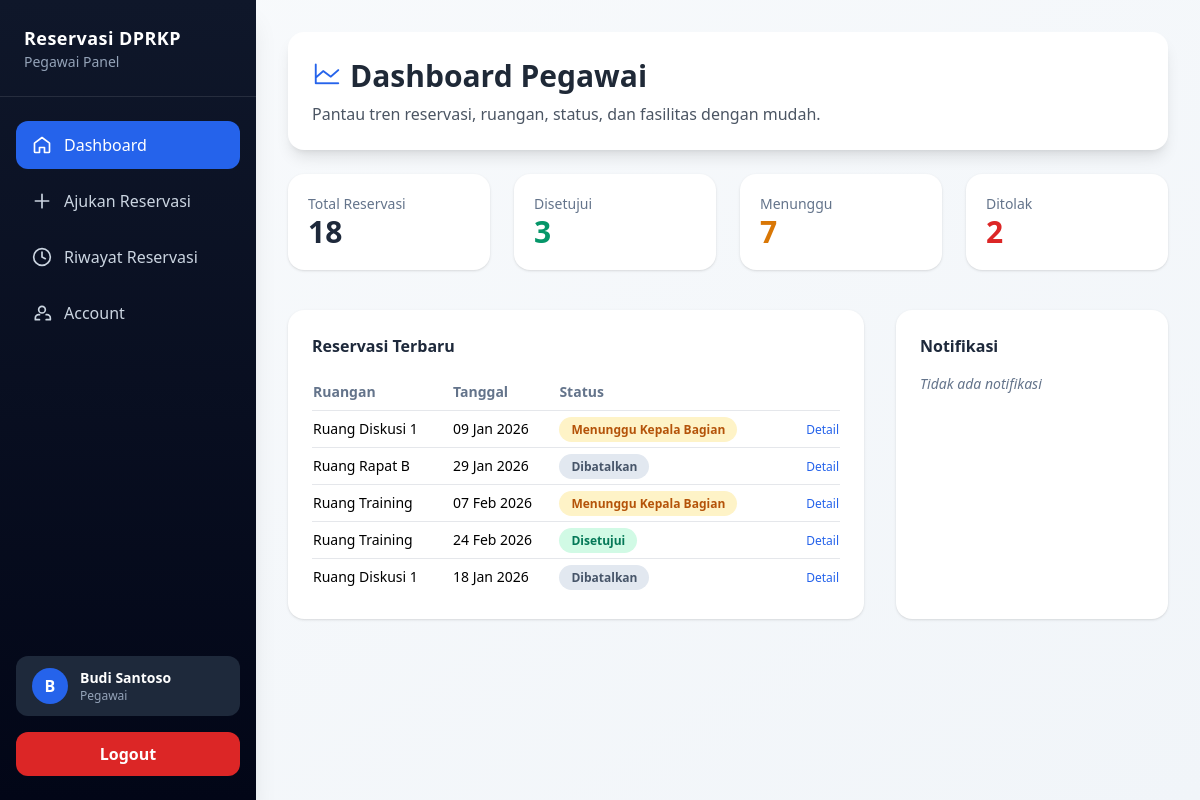
/pegawai/dashboard.php (signed in), run on an earlier commit of the app's database.
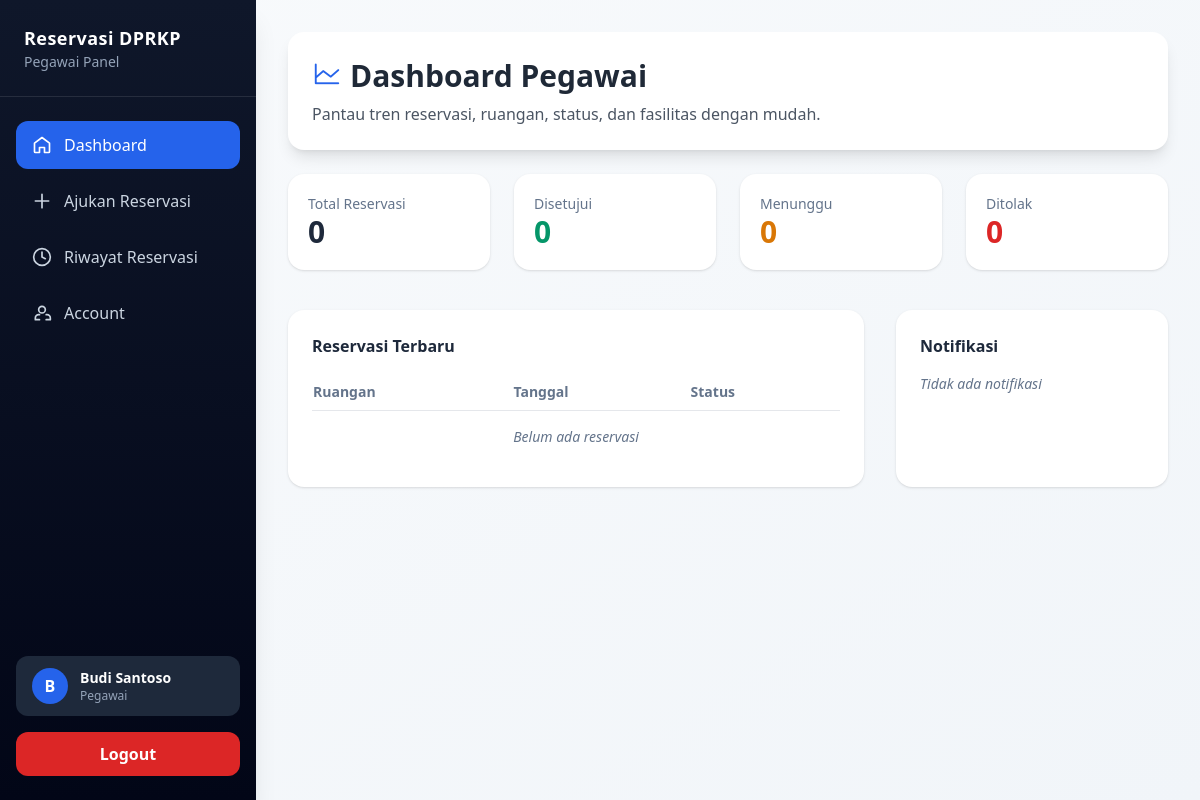
And on a later commit of the database.
### tables this page shows
CREATE TABLE reservasi (
  id INT UNSIGNED AUTO_INCREMENT PRIMARY KEY,
  user_id INT UNSIGNED NOT NULL,
  ruangan_id INT UNSIGNED NOT NULL,
  tanggal DATE NOT NULL,
  jam_mulai TIME NOT NULL,
  jam_selesai TIME NOT NULL,
  keperluan TEXT NOT NULL,
  jumlah_peserta INT,
  surat_pengantar VARCHAR(255) NOT NULL,
  status ENUM(
    'Menunggu Admin',
    'Menunggu Kepala Bagian',
    'Disetujui',
    'Ditolak',
    'Dibatalkan'
  ) DEFAULT 'Menunggu Admin',
  alasan_tolak TEXT,
  kabag_id INT UNSIGNED NULL,
  ttd_kabag VARCHAR(255) NULL,
  created_at TIMESTAMP DEFAULT CURRENT_TIMESTAMP,
  FOREIGN KEY (user_id) REFERENCES users(id),
  FOREIGN KEY (kabag_id) REFERENCES users(id),
  FOREIGN KEY (ruangan_id) REFERENCES ruangan(id)
);

CREATE TABLE ruangan (
  id INT UNSIGNED AUTO_INCREMENT PRIMARY KEY,
  nama_ruangan VARCHAR(100) NOT NULL UNIQUE,
  kapasitas INT NOT NULL,
  status ENUM('Aktif','Nonaktif','Perawatan') DEFAULT 'Aktif',
  created_at TIMESTAMP DEFAULT CURRENT_TIMESTAMP
);

### includes/base-url.php (called while the page is built)
<?php
$baseUrl = '/reservasi_dprkp';

### pegawai/dashboard.php (the view, shortened to what this page needs)
<?php
include '../config/koneksi.php';
$user_id = $_SESSION['id_user'];
$stat = mysqli_fetch_assoc(mysqli_query($koneksi, "
  SELECT
    COUNT(*) AS total,
    SUM(status='Disetujui') AS disetujui,
    SUM(status IN ('Menunggu Admin','Menunggu Kepala Bagian')) AS menunggu,
    SUM(status='Ditolak') AS ditolak
  FROM reservasi
  WHERE user_id = $user_id
"));
$reservasi = mysqli_query($koneksi, "
  SELECT r.*, ru.nama_ruangan
  FROM reservasi r
  JOIN ruangan ru ON r.ruangan_id = ru.id
  WHERE r.user_id = $user_id
  ORDER BY r.created_at DESC
  LIMIT 5
");
$notif = mysqli_query($koneksi, "
  SELECT *
  FROM notifikasi
  WHERE user_id = $user_id
  ORDER BY created_at DESC
  LIMIT 5
");
function badgeStatus($status)
{
  return match ($status) {
    'Disetujui' => 'bg-emerald-100 text-emerald-700',
    'Menunggu Admin', 'Menunggu Kepala Bagian' => 'bg-amber-100 text-amber-700',
    'Ditolak' => 'bg-red-100 text-red-700',
    'Dibatalkan' => 'bg-slate-200 text-slate-600',
    default => 'bg-slate-100 text-slate-600'
  };
}
?>
<!DOCTYPE html>
<html lang="id">
<head>
  <?php include __DIR__ . '/../includes/module.php'; ?>
</head>
<body class="bg-gradient-to-br from-slate-50 to-slate-100 min-h-screen">
  <?php include '../includes/layouts/sidebar.php'; ?>
  <div class="main-content p-4 sm:p-6 lg:p-8 max-w-7xl mx-auto">
    <div class="bg-white p-6 rounded-2xl shadow-lg card-shadow mb-6">
      <h1 class="text-3xl font-bold text-gray-800 mb-2">
        <i class="ph ph-chart-line text-blue-600 mr-2 text-3xl"></i>Dashboard Pegawai
      </h1>
      <p class="text-gray-600">Pantau tren reservasi, ruangan, status, dan fasilitas dengan mudah.</p>
    </div>
    <div class="grid grid-cols-1 sm:grid-cols-2 lg:grid-cols-4 gap-6 mb-10">
      <div class="bg-white rounded-2xl shadow p-5">
        <p class="text-sm text-slate-500">Total Reservasi</p>
        <p class="text-3xl font-bold text-slate-800"><?= $stat['total'] ?? 0; ?></p>
      </div>
      <div class="bg-white rounded-2xl shadow p-5">
        <p class="text-sm text-slate-500">Disetujui</p>
        <p class="text-3xl font-bold text-emerald-600"><?= $stat['disetujui'] ?? 0; ?></p>
      </div>
      <div class="bg-white rounded-2xl shadow p-5">
        <p class="text-sm text-slate-500">Menunggu</p>
        <p class="text-3xl font-bold text-amber-600"><?= $stat['menunggu'] ?? 0; ?></p>
      </div>
      <div class="bg-white rounded-2xl shadow p-5">
        <p class="text-sm text-slate-500">Ditolak</p>
        <p class="text-3xl font-bold text-red-600"><?= $stat['ditolak'] ?? 0; ?></p>
      </div>
    </div>
    <div class="grid grid-cols-1 lg:grid-cols-3 gap-8">
      <div class="lg:col-span-2 bg-white rounded-2xl shadow p-6">
        <h2 class="font-semibold text-slate-800 mb-4">Reservasi Terbaru</h2>
        <div class="overflow-x-auto">
          <table class="w-full text-sm">
            <thead>
              <tr class="text-left text-slate-500 border-b">
                <th class="py-2">Ruangan</th>
                <th>Tanggal</th>
                <th>Status</th>
                <th></th>
              </tr>
            </thead>
            <tbody>
              <?php if (mysqli_num_rows($reservasi) > 0): ?>
                <?php while ($r = mysqli_fetch_assoc($reservasi)): ?>
                  <tr class="border-b last:border-none">
                    <td class="py-2 font-medium"><?= htmlspecialchars($r['nama_ruangan']); ?></td>
                    <td><?= date('d M Y', strtotime($r['tanggal'])); ?></td>
                    <td>
                      <span class="px-3 py-1 rounded-full text-xs font-semibold <?= badgeStatus($r['status']); ?>">
                        <?= $r['status']; ?>
                      </span>
                    </td>
                    <td class="text-right">
                      <a href="reservation-history/detail.php?id=<?= $r['id']; ?>"
                        class="text-blue-600 hover:underline text-xs">
                        Detail
                      </a>
                    </td>
                  </tr>
                <?php endwhile; ?>
              <?php else: ?>
                <tr>
                  <td colspan="4" class="py-4 text-center text-slate-500 italic">
                    Belum ada reservasi
                  </td>
                </tr>
              <?php endif; ?>
            </tbody>
          </table>
        </div>
      </div>
      <div class="bg-white rounded-2xl shadow p-6">
        <h2 class="font-semibold text-slate-800 mb-4">Notifikasi</h2>
        <div class="space-y-4">
          <?php if (mysqli_num_rows($notif) > 0): ?>
            <?php while ($n = mysqli_fetch_assoc($notif)): ?>
              <div class="border-l-4 pl-3 <?= $n['is_read'] ? 'border-slate-300' : 'border-blue-500'; ?>">
                <p class="text-sm font-semibold"><?= htmlspecialchars($n['judul']); ?></p>
                <p class="text-xs text-slate-600"><?= htmlspecialchars($n['pesan']); ?></p>
                <p class="text-[11px] text-slate-400 mt-1">
                  <?= date('d M Y H:i', strtotime($n['created_at'])); ?>
                </p>
              </div>
            <?php endwhile; ?>
          <?php else: ?>
            <p class="text-slate-500 italic text-sm">Tidak ada notifikasi</p>
          <?php endif; ?>
        </div>
      </div>
    </div>
  </div>
</body>
</html>

### includes/module.php (shortened to what this page needs)
<?php
include 'base-url.php';
?>
<link rel="stylesheet" href="<?= $baseUrl ?>/assets/fullcalendar/main.min.css">
<link rel="stylesheet" href="<?= $baseUrl ?>/public/css/tailwind.css">
<link rel="stylesheet" href="<?= $baseUrl ?>/assets/sweetalert/sweetalert2.min.css">
<link rel="stylesheet" href="<?= $baseUrl ?>/assets/icons/phosphor/phosphor.css">

### includes/layouts/sidebar.php (shortened to what this page needs)
<?php
require_once __DIR__ . '/../base-url.php';
$nama = $_SESSION['nama'] ?? 'User';
$role = $_SESSION['role'] ?? 'pegawai';
$rolePathMap = [
  'admin' => 'admin',
  'pegawai' => 'pegawai',
  'kepala_bagian' => 'kepala-bagian',
];
$rolePath = $rolePathMap[$role] ?? $role;
$currentUri = $_SERVER['REQUEST_URI'];
function active($path, $currentUri)
{
  return str_contains($currentUri, $path)
    ? 'bg-blue-600 text-white'
    : 'text-slate-300 hover:bg-slate-800 hover:text-white';
}
?>
<script src="https://cdn.tailwindcss.com"></script>
<aside class="fixed top-0 left-0 z-50 w-64 h-screen text-white shadow-xl bg-gradient-to-b from-slate-900 to-slate-950">
  <div class="px-6 py-6 border-b border-white/10">
    <h1 class="text-lg font-bold tracking-wide">Reservasi DPRKP</h1>
    <p class="text-sm text-slate-400">
      <?= ucwords(str_replace('_', ' ', $role)); ?> Panel
    </p>
  </div>
  <nav class="px-4 py-6 space-y-2 overflow-y-auto">
    <a href="<?= $baseUrl ?>/<?= $rolePath ?>/dashboard.php"
      class="flex items-center gap-3 px-4 py-3 rounded-xl transition <?= active('/dashboard.php', $currentUri); ?>">
      <svg class="w-5 h-5" fill="none" stroke="currentColor" stroke-width="2" viewBox="0 0 24 24">
        <path stroke-linecap="round" stroke-linejoin="round"
          d="M3 9.75L12 3l9 6.75V20a1 1 0 01-1 1h-5v-6H9v6H4a1 1 0 01-1-1z" />
      </svg>
      <span>Dashboard</span>
    </a>
    <?php if ($role === 'pegawai'): ?>
      <a href="<?= $baseUrl ?>/pegawai/make-reservation/index.php"
        class="flex items-center gap-3 px-4 py-3 rounded-xl transition <?= active('/pegawai/make-reservation', $currentUri); ?>">
        <svg class="w-5 h-5" fill="none" stroke="currentColor" stroke-width="2" viewBox="0 0 24 24">
          <path stroke-linecap="round" stroke-linejoin="round" d="M12 4v16m8-8H4" />
        </svg>
        <span>Ajukan Reservasi</span>
      </a>
      <a href="<?= $baseUrl ?>/pegawai/reservation-history/index.php"
        class="flex items-center gap-3 px-4 py-3 rounded-xl transition <?= active('/pegawai/reservation-history', $currentUri); ?>">
        <svg class="w-5 h-5" fill="none" stroke="currentColor" stroke-width="2" viewBox="0 0 24 24">
          <path stroke-linecap="round" stroke-linejoin="round"
            d="M12 6v6l4 2M12 22a10 10 0 100-20 10 10 0 000 20z" />
        </svg>
        <span>Riwayat Reservasi</span>
      </a>
      <a href="<?= $baseUrl ?>/pegawai/account/index.php"
        class="flex items-center gap-3 px-4 py-3 rounded-xl transition <?= active('/pegawai/account', $currentUri); ?>">
        <span>Account</span>
      </a>
    <?php endif; ?>
  </nav>
  <div class="absolute bottom-0 w-full px-4 pb-6 ">
    <div class="flex items-center gap-3 px-4 py-3 mb-4 bg-slate-800 rounded-xl">
      <div class="flex items-center justify-center font-bold bg-blue-600 rounded-full h-9 w-9">
        <?= strtoupper(substr($nama, 0, 1)); ?>
      </div>
      <div>
        <p class="text-sm font-semibold"><?= $nama; ?></p>
        <p class="text-xs text-slate-400">
          <?= ucwords(str_replace('_', ' ', $role)); ?>
        </p>
      </div>
    </div>
    <a href="<?= $baseUrl ?>/logout.php"
      class="block text-center bg-red-600 hover:bg-red-700 transition text-white py-2.5 rounded-xl font-semibold">
      Logout
    </a>
  </div>
</aside>

### includes/layouts/sidebar.php (style rules this page uses)
.main-content { margin-left: 16rem; }

What changed in the data, as far as the page shows it:
removed reservasi: ruangan.nama_ruangan "Ruang Diskusi 1", tanggal "09 Jan 2026", status "Menunggu Kepala Bagian"
removed reservasi: ruangan.nama_ruangan "Ruang Rapat B", tanggal "29 Jan 2026", status "Dibatalkan"
removed reservasi: ruangan.nama_ruangan "Ruang Training", tanggal "07 Feb 2026", status "Menunggu Kepala Bagian"
removed reservasi: ruangan.nama_ruangan "Ruang Training", tanggal "24 Feb 2026", status "Disetujui"
removed reservasi: ruangan.nama_ruangan "Ruang Diskusi 1", tanggal "18 Jan 2026", status "Dibatalkan"
Also different on the page:
$stat['total']: "18" → "0"
$stat['disetujui']: "3" → "0"
$stat['menunggu']: "7" → "0"
$stat['ditolak']: "2" → "0"
text now shown: "Belum ada reservasi"
